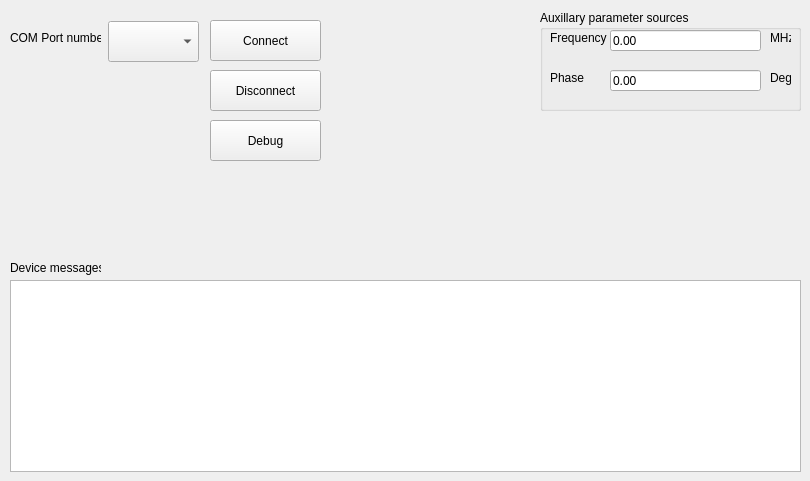
    <widget class="QWidget" name="Coms">
     <attribute name="title">
      <string>Communication</string>
     </attribute>
     <widget class="QTextBrowser" name="Serial_com">
      <property name="geometry">
       <rect>
        <x>10</x>
        <y>280</y>
        <width>791</width>
        <height>192</height>
       </rect>
      </property>
     </widget>
     <widget class="QLabel" name="label_147">
      <property name="geometry">
       <rect>
        <x>10</x>
        <y>260</y>
        <width>91</width>
        <height>16</height>
       </rect>
      </property>
      <property name="text">
       <string>Device messages</string>
      </property>
     </widget>
     <widget class="QComboBox" name="COM_no">
      <property name="geometry">
       <rect>
        <x>108</x>
        <y>21</y>
        <width>91</width>
        <height>41</height>
       </rect>
      </property>
     </widget>
     <widget class="QLabel" name="label_148">
      <property name="geometry">
       <rect>
        <x>10</x>
        <y>30</y>
        <width>91</width>
        <height>16</height>
       </rect>
      </property>
      <property name="text">
       <string>COM Port number</string>
      </property>
     </widget>
     <widget class="QPushButton" name="Connect">
      <property name="geometry">
       <rect>
        <x>210</x>
        <y>20</y>
        <width>111</width>
        <height>41</height>
       </rect>
      </property>
      <property name="text">
       <string>Connect</string>
      </property>
     </widget>
     <widget class="QPushButton" name="Disconnect">
      <property name="geometry">
       <rect>
        <x>210</x>
        <y>70</y>
        <width>111</width>
        <height>41</height>
       </rect>
      </property>
      <property name="text">
       <string>Disconnect</string>
      </property>
     </widget>
     <widget class="QGroupBox" name="GB_Aux">
      <property name="geometry">
       <rect>
        <x>540</x>
        <y>10</y>
        <width>261</width>
        <height>101</height>
       </rect>
      </property>
      <property name="autoFillBackground">
       <bool>true</bool>
      </property>
      <property name="title">
       <string>Auxillary parameter sources</string>
      </property>
      <widget class="QLineEdit" name="Freq_aux">
       <property name="geometry">
        <rect>
         <x>70</x>
         <y>20</y>
         <width>151</width>
         <height>21</height>
        </rect>
       </property>
       <property name="text">
        <string>0.00</string>
       </property>
      </widget>
      <widget class="QLabel" name="label_5">
       <property name="geometry">
        <rect>
         <x>10</x>
         <y>20</y>
         <width>61</width>
         <height>16</height>
        </rect>
       </property>
       <property name="text">
        <string>Frequency</string>
       </property>
      </widget>
      <widget class="QLabel" name="label_7">
       <property name="geometry">
        <rect>
         <x>230</x>
         <y>20</y>
         <width>21</width>
         <height>16</height>
        </rect>
       </property>
       <property name="text">
        <string>MHz</string>
       </property>
      </widget>
      <widget class="QLabel" name="label_8">
       <property name="geometry">
        <rect>
         <x>230</x>
         <y>60</y>
         <width>21</width>
         <height>16</height>
        </rect>
       </property>
       <property name="text">
        <string>Deg</string>
       </property>
      </widget>
      <widget class="QLabel" name="label_9">
       <property name="geometry">
        <rect>
         <x>10</x>
         <y>60</y>
         <width>61</width>
         <height>16</height>
        </rect>
       </property>
       <property name="text">
        <string>Phase</string>
       </property>
      </widget>
      <widget class="QLineEdit" name="Phase_aux">
       <property name="geometry">
        <rect>
         <x>70</x>
         <y>60</y>
         <width>151</width>
         <height>21</height>
        </rect>
       </property>
       <property name="text">
        <string>0.00</string>
       </property>
      </widget>
     </widget>
     <widget class="QPushButton" name="Debug">
      <property name="geometry">
       <rect>
        <x>210</x>
        <y>120</y>
        <width>111</width>
        <height>41</height>
       </rect>
      </property>
      <property name="text">
       <string>Debug</string>
      </property>
     </widget>
    </widget>
